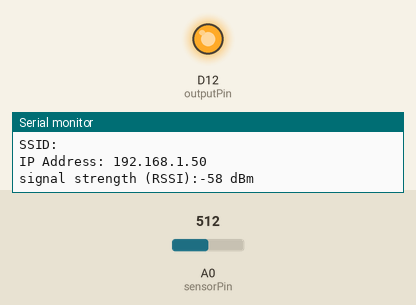
This sketch was run on a simulated Arduino MKR. On the bench: output pins drawn as LEDs (lit = HIGH), the last lines printed to the serial monitor. The inputs (shaded band) are chosen by the test bench; at power-on: A0 (sensorPin) = 512. WiFi joins after 1.5 s; servers stay silent unless stated; uploads are accepted with an empty reply.

Above: at 3.2 s.
At 8.8 s:
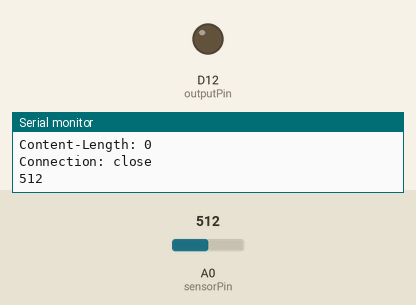
Timing chart, 0 to 11.0 s (numbered marks = the images above):
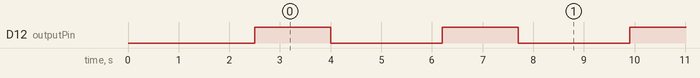

The sketch:

wearableSensorArduino.ino
```cpp
/*
    Project Name: Wearable Sensor Group 7: Neuropulse
    Team Members: Om Agrawal, Derek Wang, Abhinav Kartik, Aaron Rogovoy
    Date: 6/3/2024
    Description: Arduino code for the wearable sensor that reads data from the EMG sensor and sends it to the server.
 */

// Library Inclusions
#include <SPI.h>              // Wireless comms between sensor(s) and Arduino Nano IoT
#include <WiFiNINA.h>         // Used to connect Nano IoT to network
#include <ArduinoJson.h>      // Used for HTTP Request
#include "arduino_secrets.h"  // Used to store private network info

// Define global variables and constants for the circuit & sensor
const int sensorPin = A0; // Analog pin for sensor that receives EMG data
const int outputPin = 12; // Digital pin for sensor that sends electrical signal through electrode
int value;


///////please enter your sensitive data in the Secret tab/arduino_secrets.h
char ssid[] = SECRET_SSID;    // your network SSID (name)
char pass[] = SECRET_PASS;    // your network password
int keyIndex = 0;             // your network key index number (needed only for WEP)
int status = WL_IDLE_STATUS;

// Initialize the Wifi client library
WiFiClient client;

// server address:
//char server[] = "jsonplaceholder.typicode.com"; // for public domain server
IPAddress server(172,20,10,6); // Change ip for localhost server (server IP address can be found with ipconfig or ifconfig)

unsigned long lastConnectionTime = 0;
const unsigned long postingInterval = 10L * 100L; // delay between updates, in milliseconds (10L * 50L is around 1 second between requests)

void setup(){

  Serial.begin(9600); // Start serial monitor
  pinMode(sensorPin, INPUT); // Set sensor pin as input
  pinMode(outputPin, OUTPUT);


  // check for the WiFi module:
  if (WiFi.status() == WL_NO_MODULE) {
    Serial.println("Communication with WiFi module failed!"); // don't continue
    while (true);
  }

  // check if firmware is outdated
  String fv = WiFi.firmwareVersion();
  if (fv < WIFI_FIRMWARE_LATEST_VERSION) {
    Serial.println("Please upgrade the firmware");
  }

  // attempt to connect to Wifi network:
  while (status != WL_CONNECTED) {
    Serial.print("Attempting to connect to SSID: ");
    Serial.println(ssid); // Connect to WPA/WPA2 network. Change this line if using open or WEP network:
    status = WiFi.begin(ssid, pass);
    delay(1000); // wait 1 second for connection
  }

  printWifiStatus(); // you're connected now, so print out the status
}

void loop(){

  StaticJsonDocument<200> doc;

  // if there's incoming data from the net connection, append each character to a variable
  String response = "";
  while (client.available()) {
    char c = client.read();
    response += (c);
  }

  // print out non-empty responses to serial monitor
  if (response != "") {
    Serial.println(response);
  }

  // repeat request after around 1 second
  if (millis() - lastConnectionTime > postingInterval) {
    httpRequest();
  }
}

// this method makes a HTTP connection to the server:
void httpRequest() {

  // close any connection before send a new request to free the socket
  client.stop();

  // call sensor() function to get data
  sensor();
  Serial.println(value);

  // if there's a successful connection:
  if (client.connect(server, 5000)) {
    Serial.println("connecting...");

    // send the HTTP GET request with the distance as a parameter.
    // The Flask route to call should be inbetween the "/" and "?" (ex:  GET /test?...
    // where "test" is the Flask route that will GET the data, "distance" is the key
    // and the value is provided by:  String(distance))
    String request = "GET /EMGSensor?value=" + String(value) + " HTTP/1.1";
    client.println(request);

    // set the host as server IP address
    client.println("Host: 172.20.10.5");  //Change this to the IP address of the server

    // other request properties
    client.println("User-Agent: ArduinoWiFi/1.1");
    client.println("Connection: close");
    client.println();

    // note the time that the connection was made:
    lastConnectionTime = millis();
  } else {
    Serial.println("connection failed"); // couldn't make a connection
  }
}

// connect to wifi network and display status
void printWifiStatus(){
  Serial.print("SSID: ");
  Serial.println(WiFi.SSID());
  IPAddress ip = WiFi.localIP(); // your board's IP on the network
  Serial.print("IP Address: ");
  Serial.println(ip);
  long rssi = WiFi.RSSI(); // received signal strength
  Serial.print("signal strength (RSSI):");
  Serial.print(rssi);
  Serial.println(" dBm");
}

// Actual sensor function that reads data from the EMG sensor
void sensor(){
  // Send electrical signal through electrode
  digitalWrite(outputPin, HIGH);
  delay(1000);
  // Read data from EMG sensor
  value = analogRead(sensorPin);
  delay(500);
  // Stop sending electrical signal through electrode
  digitalWrite(outputPin, LOW);
  delay(1000);
}
```

arduino_secrets.h
```cpp
#define SECRET_SSID ""
#define SECRET_PASS ""
```

Measured:
- by itself, D12 (outputPin): alternates HIGH for 1.5 s and LOW for 2.2 s
